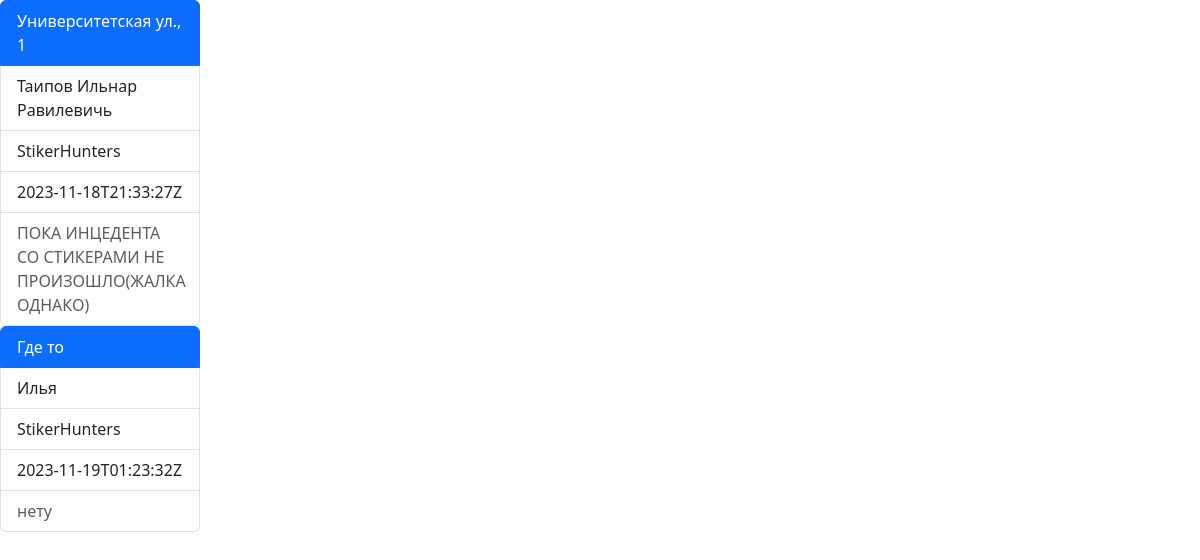
Page /stat/ on the committed database.
### Test/models.py (models this page shows)
class Form(models.Model):
    name = models.CharField(max_length=120)
    factory = models.CharField(max_length=50)
    Change = models.CharField(max_length=50, null=True)
    data = models.DateTimeField(null=True)
    duration = models.CharField(max_length=30, null=True)
    team = models.CharField(max_length=100, null=True)
    message = models.TextField()
    incident = models.TextField()
    status = models.BooleanField()
    objects = models.Manager()
    class Meta:
        verbose_name = "Форма отправки"
        verbose_name_plural = "Формы отправки"

### Test/views.py (the view)
# urls.py: path('stat/', Stats.as_view(), name="statistic"),
class Stats(GenericAPIView):
    permissions_class = ()
    serializer_class = FormSerializer
    queryset = Form.objects.all()
    def get(self, request):
        index = FormSerializer(self.get_queryset(), many=True)
        context = {
            "object_list": index.data,
        }
        return render(request, "stat.html", context=context)

### Test/Templates/stat.html (shortened to what this page needs)
<!doctype html>
<html lang="en">
{%load static%}
<head>
    <link href="https://cdn.jsdelivr.net/npm/bootstrap@5.3.2/dist/css/bootstrap.min.css" rel="stylesheet">
    <link rel="stylesheet" href="{% static 'Test/css/style.css' %}" >
</head>
<body>
{% if object_list %}
{% for obj in object_list %}
    <div class = "contanier">
        <div class="list-group col-2 ">
      <a href="#" class="list-group-item list-group-item-action active" aria-current="true">
        {{ obj.factory }}
      </a>
      <a href="#" class="list-group-item list-group-item-action"> {{ obj.name }}</a>
      <a href="#" class="list-group-item list-group-item-action">{{ obj.team }}</a>
      <a href="#" class="list-group-item list-group-item-action">{{ obj.data }}</a>
      <a class="list-group-item list-group-item-action disabled" aria-disabled="true">{{ obj.incident }}</a>
    </div>
    </div>
{% endfor %}
{% else %}
    <h1>Не робит</h1>
{% endif %}
</body>
</html>

### Test/static/Test/css/style.css (style rules this page uses)
body { background-image: url("../img/back.png"); }
div.contanier { vertical-align: middle }

### rows in the picture
Form: factory "Университетская ул., 1", name "Таипов Ильнар Равилевичь", team "StikerHunters", incident "ПОКА ИНЦЕДЕНТА СО СТИКЕРАМИ НЕ ПРОИЗОШЛО(ЖАЛКА ОДНАКО)"
Form: factory "Где то", name "Илья", team "StikerHunters", incident "нету"

### other values in the picture
{{ obj.data }} "2023-11-18T21:33:27Z" "2023-11-19T01:23:32Z"
